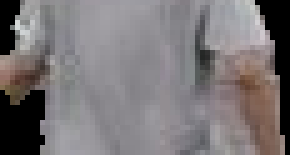
#> input picture Histogram/compare-images/1.png, 58 x 31 px (shown 5 times larger)
$ python compare_histograms.py
#> lines starting #> are read from the running program, lines starting #| are printed output that depends on the picture
### Histogram/utils.py
import cv2
import numpy as np
import matplotlib.pyplot as plt

# Modified from: https://docs.opencv.org/3.4/d8/dbc/tutorial_histogram_calculation.html &
# https://pyimagesearch.com/2014/07/14/3-ways-compare-histograms-using-opencv-python/
def calculate_histogram(image):
    """
    Computes the colour histograms for an image across the Blue, Green, and Red channels.

    Args:
        image (numpy.ndarray): The input image in BGR format (as loaded by OpenCV).

    Returns:
        list of numpy.ndarray: A list containing three histograms, one for each colour channel (B, G, R).
    """
    histograms = []
    colours = ("b", "g", "r")
    for channel, colour in enumerate(colours):
        hist = cv2.calcHist([image], [channel], None, [256], [0, 256])
        histograms.append(hist)
    return histograms

# Modified from: https://docs.opencv.org/3.4/d8/dc8/tutorial_histogram_comparison.html
def compare_histograms(hist1, hist2):
    """
    Compares two color histograms using the Bhattacharyya distance.

    Args:
        hist1 (list of numpy.ndarray): The first histogram, a list of three histograms (one for each B, G, R channel).
        hist2 (list of numpy.ndarray): The second histogram, structured the same way as hist1.

    Returns:
        float: The mean Bhattacharyya distance between the corresponding colour channels of the two histograms.
               Lower values indicate higher similarity.

    Example:
        >>> hist1 = calculate_histogram(image1)
        >>> hist2 = calculate_histogram(image2)
        >>> similarity_score = compare_histograms(hist1, hist2)
        >>> print(f"Similarity Score: {similarity_score}")
    """
    similarities = []
    for h1, h2 in zip(hist1, hist2):
        similarity = cv2.compareHist(h1, h2, cv2.HISTCMP_BHATTACHARYYA)
        similarities.append(similarity)
    return np.mean(similarities)

# [44 lines left out: functions visualise_histogram, normalise_image, not called in this run]

### Histogram/compare_histograms.py
# https://docs.opencv.org/3.4/d8/dc8/tutorial_histogram_comparison.html
# https://docs.opencv.org/3.4/d8/dbc/tutorial_histogram_calculation.html
# https://pyimagesearch.com/2014/07/14/3-ways-compare-histograms-using-opencv-python/

import cv2
import matplotlib.pyplot as plt
from utils import calculate_histogram, compare_histograms

# Load the two images
image1_path = "compare-images/1.png"
image2_path = "compare-images/2.png"

# Open images in BGR format
image1 = cv2.imread(image1_path)
#> image1 is the input picture: shape (31, 58, 3); mean B, G, R 119, 117.3, 122.1
image2 = cv2.imread(image2_path)
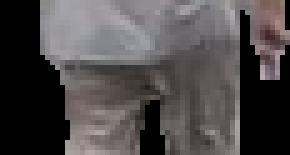
#> input picture Histogram/compare-images/2.png, 58 x 31 px (shown 5 times larger)
#> image2 is the input picture: shape (31, 58, 3); mean B, G, R 74.6, 73.7, 77.9

# Calculate histograms
hist1 = calculate_histogram(image1)
#> after the loop in calculate_histogram, `for channel, colour in enumerate(colours):`: histograms = 3 items
#> hist1 = 3 items
hist2 = calculate_histogram(image2)
#> hist2 = 3 items

# Compare histograms and get similarity score
similarity = compare_histograms(hist1, hist2)
#> the loop in compare_histograms, `for h1, h2 in zip(hist1, hist2):` made 3 passes
#> similarity on passes 1 to 3: 0.394, 0.398, 0.42
#> after the loop in compare_histograms, `for h1, h2 in zip(hist1, hist2):`: similarities = [0.394, 0.398, 0.42]
#> similarity = 0.404
# 0 = Perfectly similar, 1 = No similarity
print(f"Histogram similarity: {similarity:.2f}")
#| Histogram similarity: 0.40

# Plot histograms for both images (Use for debugging)
colors = ("b", "g", "r")
plt.figure(figsize=(12, 6))
for i, color in enumerate(colors):
    plt.subplot(2, 1, 1)
    plt.plot(hist1[i], color=color)
    plt.title("Image 1 Color Histogram")
    plt.xlim([0, 256])

    plt.subplot(2, 1, 2)
    plt.plot(hist2[i], color=color)
    plt.title("Image 2 Color Histogram")
    plt.xlim([0, 256])

plt.tight_layout()
plt.show()
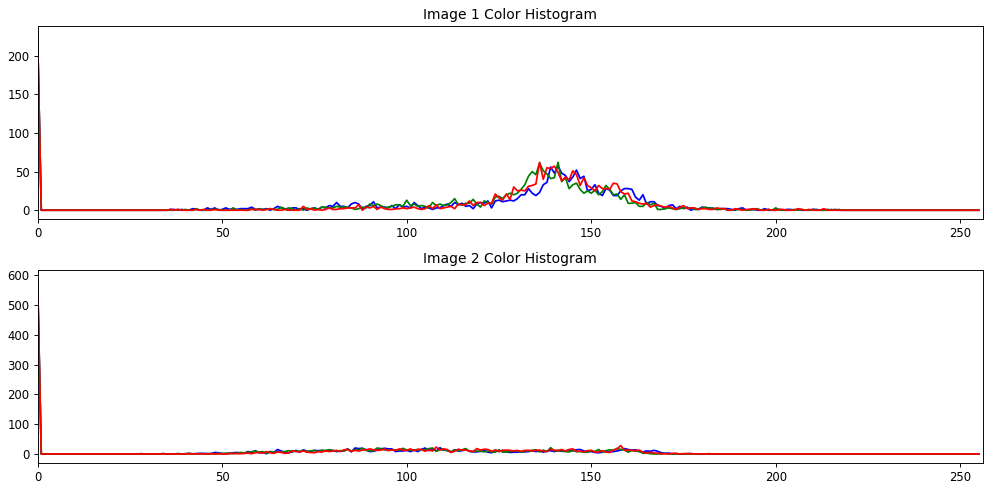
#> figure drawn by matplotlib, 2 panels; panel 1: curve peaks at x = 0, y = 227; panel 1: curve peaks at x = 0, y = 227; panel 1: curve peaks at x = 0, y = 227; panel 2: curve peaks at x = 0, y = 588
